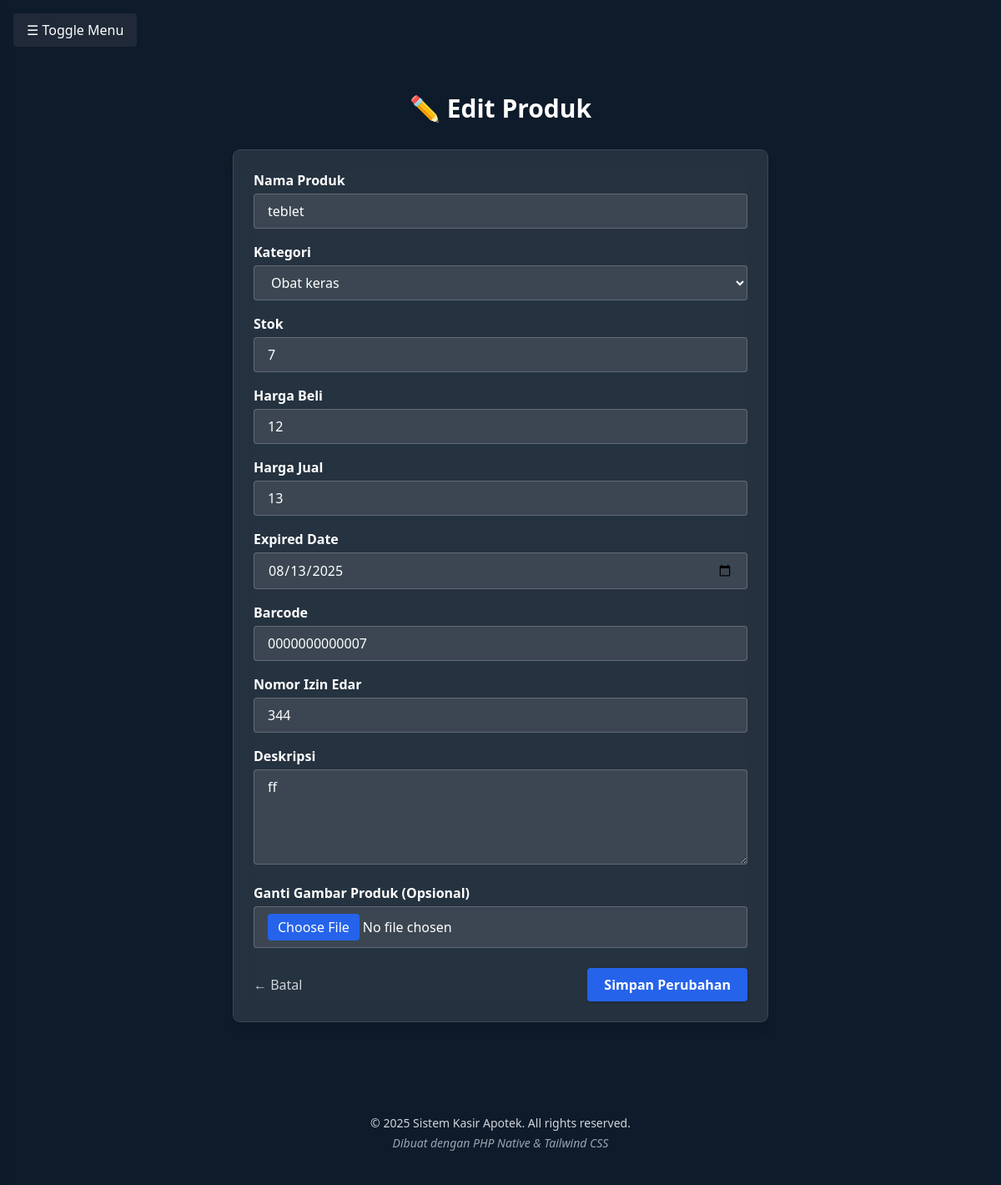
The page /includes/produk/edit.php?id=7 (signed in) on the database as committed earlier.
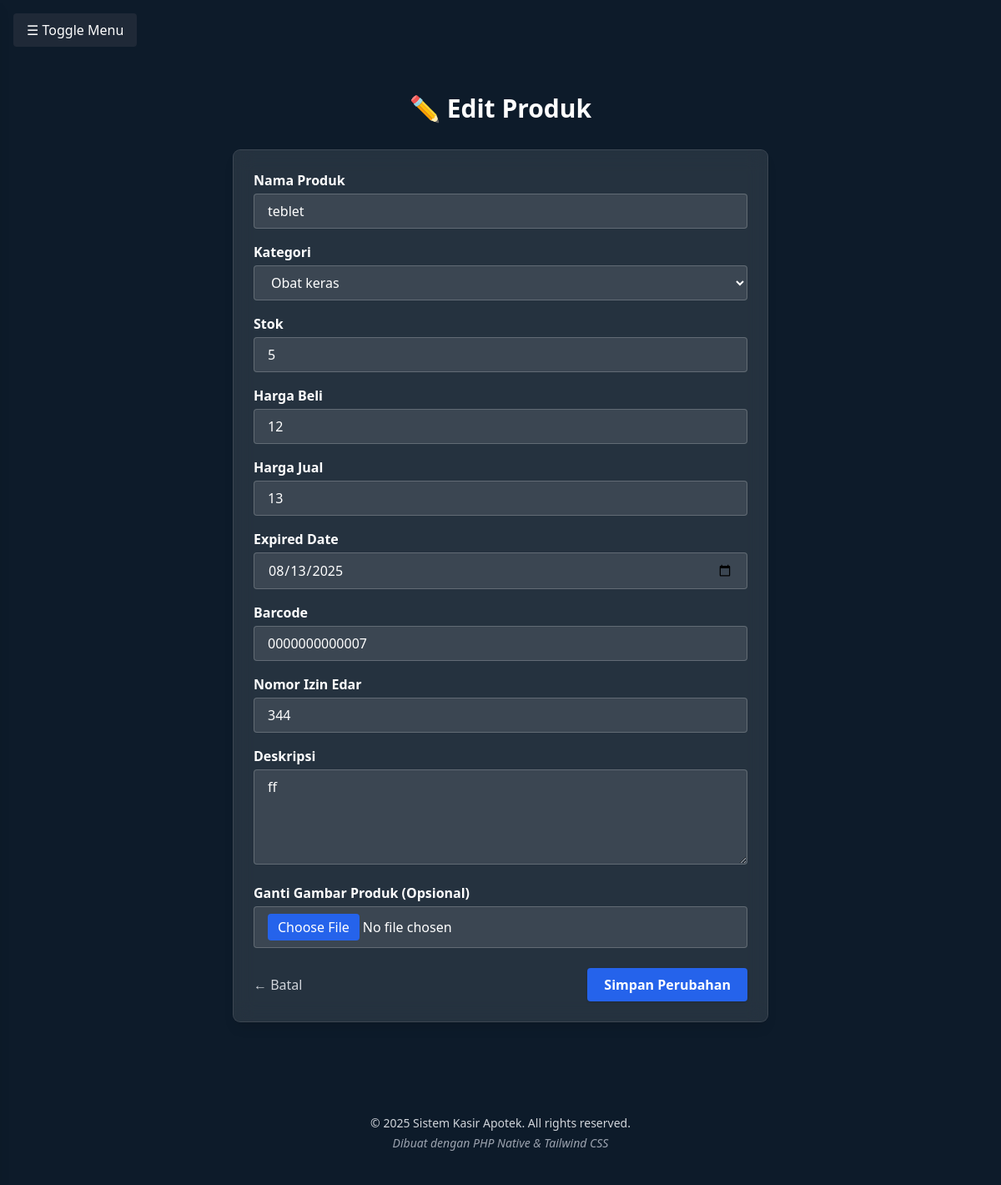
The same page on the database as committed later.
### tables this page shows
CREATE TABLE `produk` (
  `id` int(11) NOT NULL,
  `nama_produk` varchar(100) DEFAULT NULL,
  `id_kategori` int(11) DEFAULT NULL,
  `stok` int(11) DEFAULT NULL,
  `harga_beli` int(11) DEFAULT NULL,
  `harga_jual` int(11) DEFAULT NULL,
  `expired_date` date DEFAULT NULL,
  `gambar` varchar(255) DEFAULT NULL,
  `barcode` varchar(50) DEFAULT NULL,
  `izin_edar` varchar(255) DEFAULT NULL,
  `deskripsi` text DEFAULT NULL,
  `created_by` int(11) DEFAULT NULL,
  `updated_by` int(11) DEFAULT NULL
);

CREATE TABLE `kategori` (
  `id` int(11) NOT NULL,
  `gambar` varchar(255) DEFAULT NULL,
  `nama_kategori` varchar(50) DEFAULT NULL,
  `keterangan` text DEFAULT NULL,
  `jumlah_produk` int(11) DEFAULT 0,
  `created_by` int(11) DEFAULT NULL,
  `updated_by` int(11) DEFAULT NULL
);

### includes/produk/functions.php (called while the page is built, shortened)
<?php
require_once '../../config/config.php';
function getAllKategori() {
    global $conn;
    $query = "SELECT * FROM kategori ORDER BY nama_kategori ASC";
    $result = mysqli_query($conn, $query);
    $kategori = [];
    while ($row = mysqli_fetch_assoc($result)) {
        $kategori[] = $row;
    }
    return $kategori;
}

### includes/produk/edit.php (the view, shortened to what this page needs)
<?php
require_once '../../config/config.php';
require_once '../header.php';
require_once '../navbar.php';
require_once 'functions.php';
$id = isset($_GET['id']) ? intval($_GET['id']) : 0;
$produk = mysqli_fetch_assoc(mysqli_query($conn, "SELECT * FROM produk WHERE id = $id"));
$kategoriList = getAllKategori();
?>
<div class="container mx-auto px-4 py-10 max-w-2xl">
    <h1 class="text-3xl font-bold text-center mb-8 text-white">✏️ Edit Produk</h1>
    <form action="" method="POST" enctype="multipart/form-data" class="bg-white/10 p-6 rounded-lg shadow-lg backdrop-blur-md ring-1 ring-white/20">
        <div class="mb-4">
            <label for="nama_produk" class="block font-semibold mb-1">Nama Produk</label>
            <input type="text" name="nama_produk" id="nama_produk" required
                class="w-full px-4 py-2 bg-white/10 border border-white/20 rounded text-white"
                value="<?= htmlspecialchars($produk['nama_produk']) ?>">
        </div>
        <div class="mb-4">
            <label for="id_kategori" class="block font-semibold mb-1">Kategori</label>
            <select name="id_kategori" id="id_kategori" required
                class="w-full px-4 py-2 bg-white/10 border border-white/20 rounded text-white">
                <?php foreach ($kategoriList as $kategori): ?>
                    <option value="<?= $kategori['id'] ?>" <?= $produk['id_kategori'] == $kategori['id'] ? 'selected' : '' ?>>
                        <?= htmlspecialchars($kategori['nama_kategori']) ?>
                    </option>
                <?php endforeach; ?>
            </select>
        </div>
        <div class="mb-4">
            <label for="stok" class="block font-semibold mb-1">Stok</label>
            <input type="number" name="stok" id="stok" min="0" required
                class="w-full px-4 py-2 bg-white/10 border border-white/20 rounded text-white"
                value="<?= $produk['stok'] ?>">
        </div>
        <div class="mb-4">
            <label for="harga_beli" class="block font-semibold mb-1">Harga Beli</label>
            <input type="number" name="harga_beli" id="harga_beli" min="0" required
                class="w-full px-4 py-2 bg-white/10 border border-white/20 rounded text-white"
                value="<?= $produk['harga_beli'] ?>">
        </div>
        <div class="mb-4">
            <label for="harga_jual" class="block font-semibold mb-1">Harga Jual</label>
            <input type="number" name="harga_jual" id="harga_jual" min="0" required
                class="w-full px-4 py-2 bg-white/10 border border-white/20 rounded text-white"
                value="<?= $produk['harga_jual'] ?>">
        </div>
        <div class="mb-4">
            <label for="expired_date" class="block font-semibold mb-1">Expired Date</label>
            <input type="date" name="expired_date" id="expired_date" required
                class="w-full px-4 py-2 bg-white/10 border border-white/20 rounded text-white"
                value="<?= $produk['expired_date'] ?>">
        </div>
        <div class="mb-4">
            <label for="barcode" class="block font-semibold mb-1">Barcode</label>
            <input type="text" name="barcode" id="barcode"
                class="w-full px-4 py-2 bg-white/10 border border-white/20 rounded text-white"
                value="<?= $produk['barcode'] ?>">
        </div>
        <div class="mb-4">
            <label for="izin_edar" class="block font-semibold mb-1">Nomor Izin Edar</label>
            <input type="text" name="izin_edar" id="izin_edar"
                class="w-full px-4 py-2 bg-white/10 border border-white/20 rounded text-white"
                value="<?= htmlspecialchars($produk['izin_edar']) ?>">
        </div>
        <div class="mb-4">
            <label for="deskripsi" class="block font-semibold mb-1">Deskripsi</label>
            <textarea name="deskripsi" id="deskripsi" rows="4"
                class="w-full px-4 py-2 bg-white/10 border border-white/20 rounded text-white"><?= htmlspecialchars($produk['deskripsi']) ?></textarea>
        </div>
        <div class="mb-6">
            <label for="gambar" class="block font-semibold mb-1">Ganti Gambar Produk (Opsional)</label>
            <input type="file" name="gambar" id="gambar"
                class="w-full px-4 py-2 bg-white/10 border border-white/20 rounded text-white file:text-white file:bg-blue-600 file:border-0 file:px-3 file:py-1 file:rounded">
        </div>
        <div class="flex justify-between items-center">
            <a href="../../superadmin/produk.php" class="text-gray-300 hover:underline">← Batal</a>
            <button type="submit" class="bg-blue-600 hover:bg-blue-700 px-5 py-2 rounded text-white font-semibold shadow">
                Simpan Perubahan
            </button>
        </div>
    </form>
</div>
<?php include '../footer.php'; ?>

Rows that differ between the two databases and show on the page:
changed produk "teblet": stok "7" → "5"
